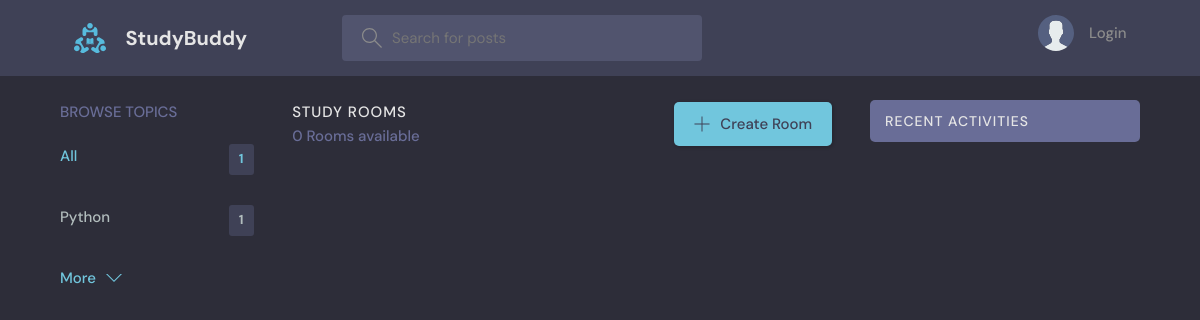
The app's page /?q=JavaScript, older data.
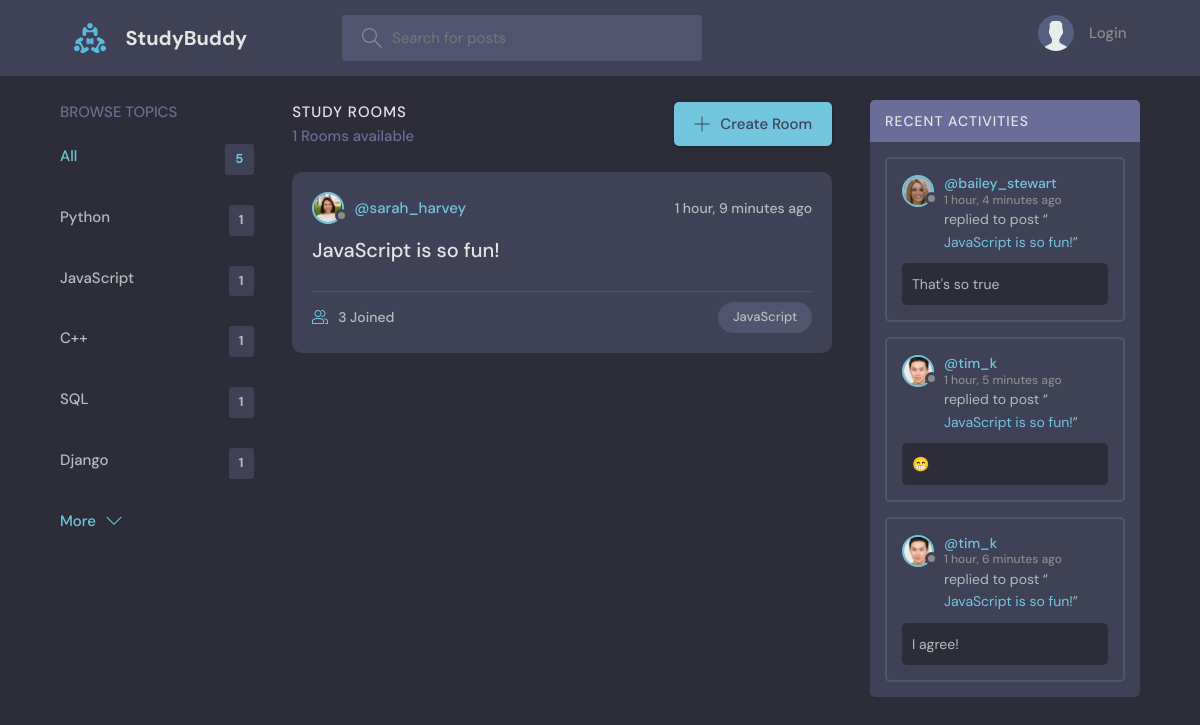
The same page, newer data.
### base/models.py (models this page shows, shortened)
class Topic(models.Model):
    name = models.CharField(max_length=200)

class Room(models.Model):
    host = models.ForeignKey(User, on_delete=models.SET_NULL, null=True)
    topic = models.ForeignKey(Topic, on_delete=models.SET_NULL, null=True)
    name = models.CharField(max_length=200)
    description = models.TextField(null=True, blank=True)
    participants = models.ManyToManyField(
        User, related_name='participants', blank=True)
    updated = models.DateTimeField(auto_now=True)
    created = models.DateTimeField(auto_now_add=True)
    class Meta:
        ordering = ['-updated', '-created']
    def __str__(self):
        return self.name

class User(AbstractUser):
    name = models.CharField(max_length=200, null=True)
    email = models.EmailField(unique=True, null=True)
    bio = models.TextField(null=True)
    avatar = models.ImageField(null=True, default="avatar.svg")
    USERNAME_FIELD = 'email'
    REQUIRED_FIELDS = []

class Message(models.Model):
    user = models.ForeignKey(User, on_delete=models.CASCADE)
    room = models.ForeignKey(Room, on_delete=models.CASCADE)
    body = models.TextField()
    updated = models.DateTimeField(auto_now=True)
    created = models.DateTimeField(auto_now_add=True)
    class Meta:
        ordering = ['-updated', '-created']

### base/views.py (the view)
# urls.py: path('', views.home, name="home"),
def home(request):
    q = request.GET.get('q') if request.GET.get('q') != None else ''
    rooms = Room.objects.filter(
        Q(topic__name__icontains=q) |
        Q(name__icontains=q) |
        Q(description__icontains=q)
    )
    topics = Topic.objects.all()[0:5]
    room_count = rooms.count()
    room_messages = Message.objects.filter(
        Q(room__topic__name__icontains=q))[0:3]
    context = {'rooms': rooms, 'topics': topics,
               'room_count': room_count, 'room_messages': room_messages}
    return render(request, 'base/home.html', context)

### base/templates/base/home.html (shortened to what this page needs)
{% extends 'main.html' %}
{% block content %}
<main class="layout layout--3">
  <div class="container">
    {% include 'base/topics_component.html' %}
    <div class="roomList">
      <div class="roomList__header">
        <div>
          <h2>Study Rooms</h2>
          <p>{{room_count}} Rooms available</p>
        </div>
        <a class="btn btn--main" href="{% url 'create-room' %}">
          <svg version="1.1" xmlns="http://www.w3.org/2000/svg" width="32" height="32" viewBox="0 0 32 32">
            <title>add</title>
            <path
              d="M16.943 0.943h-1.885v14.115h-14.115v1.885h14.115v14.115h1.885v-14.115h14.115v-1.885h-14.115v-14.115z">
            </path>
          </svg>
          Create Room
        </a>
      </div>
      {% include 'base/feed_component.html' %}
    </div>
    {% include 'base/activity_component.html' %}
  </div>
</main>
{% endblock %}

### base/templates/base/topics_component.html
<div class="topics">
    <div class="topics__header">
        <h2>Browse Topics</h2>
    </div>
    <ul class="topics__list">
        <li>
            <a href="{% url 'home' %}" class="active">All <span>{{topics.count}}</span></a>
        </li>
        {% for topic in topics %}
        <li>
            <a href="{% url 'home' %}?q={{topic.name}}">{{topic.name}}<span>{{topic.room_set.all.count}}</span></a>
        </li>
        {% endfor %}
    </ul>
    <a class="btn btn--link" href="{% url 'topics' %}">
        More
        <svg version="1.1" xmlns="http://www.w3.org/2000/svg" width="32" height="32" viewBox="0 0 32 32">
            <title>chevron-down</title>
            <path d="M16 21l-13-13h-3l16 16 16-16h-3l-13 13z"></path>
        </svg>
    </a>
</div>

### base/templates/base/feed_component.html (shortened to what this page needs)
{% for room in rooms %}
<div class="roomListRoom">
    <div class="roomListRoom__header">
        <a href="{% url 'user-profile' room.host.id %}" class="roomListRoom__author">
            <div class="avatar avatar--small">
                <img src="{{room.host.avatar.url}}" />
            </div>
            <span>@{{room.host.username}}</span>
        </a>
        <div class="roomListRoom__actions">
            <span>{{room.created|timesince}} ago</span>
        </div>
    </div>
    <div class="roomListRoom__content">
        <a href="{% url 'room' room.id %}">{{room.name}}</a>
    </div>
    <div class="roomListRoom__meta">
        <a href="{% url 'room' room.id %}" class="roomListRoom__joined">
            {{room.participants.all.count}} Joined
        </a>
        <p class="roomListRoom__topic">{{room.topic.name}}</p>
    </div>
</div>
{% endfor %}

### base/templates/base/activity_component.html (shortened to what this page needs)
<div class="activities">
    <div class="activities__header">
        <h2>Recent Activities</h2>
    </div>
    {% for message in room_messages %}
    <div class="activities__box">
        <div class="activities__boxHeader roomListRoom__header">
            <a href="{% url 'user-profile' message.user.id %}" class="roomListRoom__author">
                <div class="avatar avatar--small">
                    <img src="{{message.user.avatar.url}}" />
                </div>
                <p>
                    @{{message.user.username}}
                    <span>{{message.created|timesince}} ago</span>
                </p>
            </a>
        </div>
        <div class="activities__boxContent">
            <p>replied to post “<a href="{% url 'room' message.room.id %}">{{message.room}}</a>”</p>
            <div class="activities__boxRoomContent">{{message.body}}</div>
        </div>
    </div>
    {% endfor %}
</div>

Row changes from the older to the newer data that the page shows:
added Topic: name "JavaScript", room_set.all.count "1"
added Topic: name "C++", room_set.all.count "1"
added Topic: name "SQL", room_set.all.count "1"
added Topic: name "Django", room_set.all.count "1"
added Room: host.avatar (picture), host.username "sarah_harvey", created "1 hour, 9 minutes", name "JavaScript is so fun!", participants.all.count "3", topic.name "JavaScript"
added Message: user.avatar (picture), user.username "bailey_stewart", created "1 hour, 4 minutes", room "JavaScript is so fun!", body "That's so true"
added Message: user.avatar (picture), user.username "tim_k", created "1 hour, 5 minutes", room "JavaScript is so fun!", body "😁"
added Message: user.avatar (picture), user.username "tim_k", created "1 hour, 6 minutes", room "JavaScript is so fun!", body "I agree!"
Text that changed along with them:
{{ topics.count }}: "1" → "5"
{{ room_count }}: "0" → "1"
